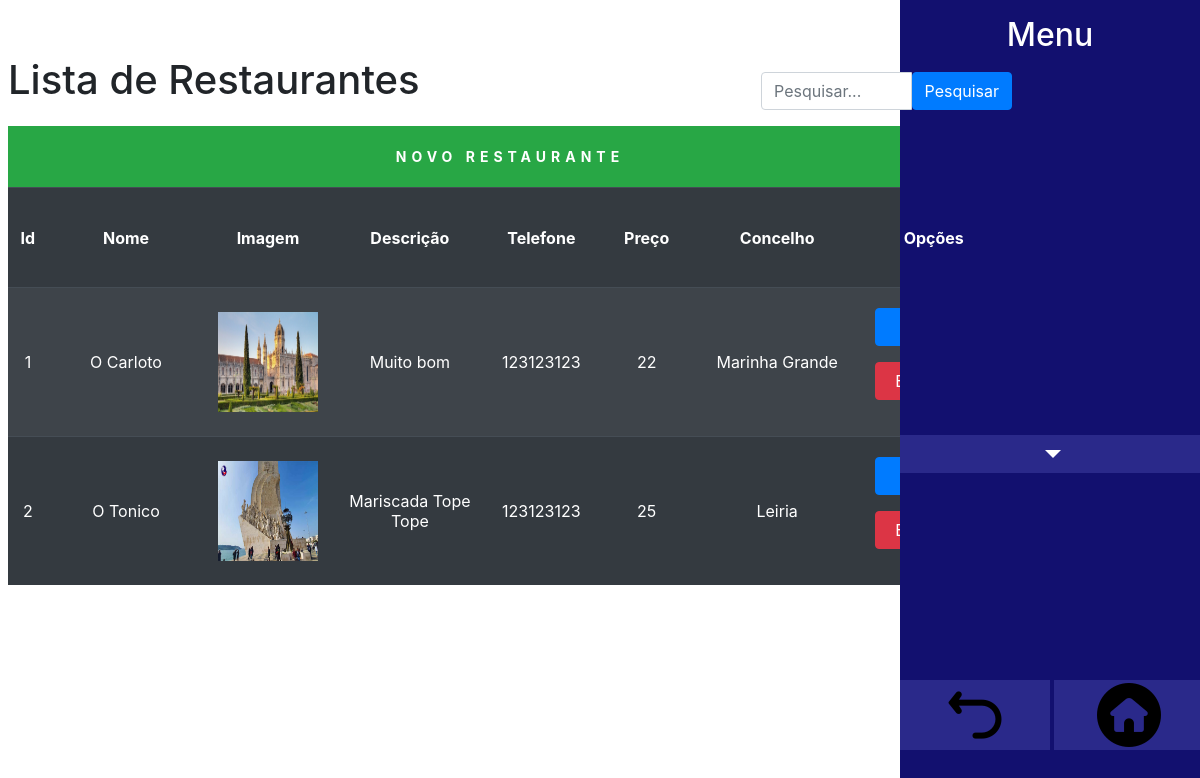
The page /admin/listaRestaurantes.php on the database its author committed.
### tables this page shows
CREATE TABLE `restaurantes` (
  `restauranteId` int NOT NULL AUTO_INCREMENT,
  `restauranteNome` varchar(255) NOT NULL,
  `restauranteImagemURL` varchar(255) NOT NULL,
  `restauranteDescricao` varchar(255) NOT NULL,
  `restauranteTelefone` int NOT NULL,
  `restaurantePreco` int DEFAULT NULL,
  `restauranteConcelhoId` int NOT NULL,
  PRIMARY KEY (`restauranteId`),
  KEY `restauranteConcelhoId` (`restauranteConcelhoId`),
  CONSTRAINT `restaurantes_ibfk_1` FOREIGN KEY (`restauranteConcelhoId`) REFERENCES `concelhos` (`concelhoId`)
);

CREATE TABLE `concelhos` (
  `concelhoId` int NOT NULL AUTO_INCREMENT,
  `concelhoNome` varchar(255) NOT NULL,
  `concelhoImagemURL` varchar(255) NOT NULL,
  `concelhoDescricao` varchar(255) NOT NULL,
  `concelhoDestinoId` int NOT NULL,
  PRIMARY KEY (`concelhoId`),
  KEY `concelhoDestinoId` (`concelhoDestinoId`),
  CONSTRAINT `concelhos_ibfk_1` FOREIGN KEY (`concelhoDestinoId`) REFERENCES `destinos` (`destinoId`)
);

### admin/listaRestaurantes.php (the view, shortened to what this page needs)
<?php
include_once("../php/backOffice.php");
global $con;
if (isset($_GET['q']) && !empty($_GET['escrevo'])) {
    $termoPesquisa = mysqli_real_escape_string($con, $_GET['escrevo']);
    $sql = "SELECT * FROM restaurantes INNER JOIN concelhos ON concelhoId=restauranteConcelhoId WHERE concelhoNome LIKE '%$termoPesquisa%'";
    $result = mysqli_query($con, $sql);
}else{
    $sql = "SELECT * FROM restaurantes INNER JOIN concelhos ON concelhoId=restauranteConcelhoId";
    $result = mysqli_query($con, $sql);
}
?>
<div class="p-2 mt-5" id="tabela">
    <h1>Lista de Restaurantes</h1>
    <form action="" method="GET" class="mb-3 w-25 float-right" id="pesquisa">
    <div class="input-group">
            <input type="text" class="form-control" name="escrevo" placeholder="Pesquisar..." value="<?php echo isset($_GET['escrevo']) ? $_GET['escrevo'] : ''; ?>">
            <button type="submit" class="btn btn-primary">Pesquisar</button>
        </div>
    </form>
    <table class="table table-dark table-striped">
        <tr>
            <td colspan="8" id="cabeca">
                <a href="novoRestaurante.php" class="btn-sm btn-success w-100" id="cabecaButton">NOVO RESTAURANTE</a>
            </td>
        </tr>
        <tr>
            <th class="text-center col-12 col-sm-1 align-middle"  style="width: 3%">
                Id
            </th>
            <th class="text-center col-12 col-sm-2 align-middle"  style="width: 15%">
                Nome
            </th>
            <th class="text-center col-12 col-sm-1 align-middle" style="height: 100px !important;">
                Imagem
            </th>
            <th class="text-center col-12 col-sm-2 align-middle" style="width: 15%">
                Descrição
            </th>
            <th class="text-center col-12 col-sm-2 align-middle" style="width: 10%">
                Telefone
            </th>
            <th class="text-center col-12 col-sm-2 align-middle" style="width: 10%">
                Preço
            </th>
            <th class="text-center col-12 col-sm-2 align-middle" style="width: 15%">
                Concelho
            </th>
            <th class="text-center col-12 col-sm-2 align-middle" style="width: 15%">
                Opções
            </th>
        </tr>
        <?php
        while ($dados = mysqli_fetch_array($result)) {
            ?>
            <tr>
                <td class="text-center align-middle">
                    <?php echo $dados['restauranteId']; ?>
                </td>
                <td class="text-center align-middle">
                    <?php echo $dados['restauranteNome']; ?>
                </td>
                <td class="text-center align-middle">
                    <img src="<?php echo $dados['restauranteImagemURL']; ?>" width="100" height="100">
                </td>
                <td class="text-center align-middle">
                    <?php echo $dados['restauranteDescricao']; ?>
                </td>
                <td class="text-center align-middle">
                    <?php echo $dados['restauranteTelefone']; ?>
                </td>
                <td class="text-center align-middle">
                    <?php echo $dados['restaurantePreco']; ?>
                </td>
                <td class="text-center align-middle">
                    <?php echo $dados['concelhoNome']; ?>
                </td>
                <td class="text-top">
                    <form method="post" enctype="multipart/form-data">
                        <div class="w-100" id="editar">
                            <button formaction="editarRestaurante.php" type="submit"
                                class="btn btn-primary w-75 m-2">Editar</button>
                        </div>
                        <div class="w-100" id="eliminar">
                            <button formaction="eliminarRestaurante.php" type="submit"
                                class="btn btn-danger w-75 m-2">Eliminar</button>
                        </div>
                    </form>
                </td>
            </tr>
            <?php
        }
        ?>
    </table>
</div>

### admin/css/indexBO.css (style rules this page uses)
#tabela { width: 85%; }
#cabecabutton { display:block; border-radius:none; text-align: center; letter-spacing: 5px; padding: 20px; font-weight: bold; border-radius: 0px; }
#cabeca { padding:0px !important; border:none; border-radius: 0px; }

### admin/css/navBar.css (style rules this page uses)
body { font-family: 'Times New Roman', Times, serif; background-color: rgb(163, 163, 163); }
a { color: white !important; text-decoration: none !important; }
:root { --roxo: #12106F; --claro: #2a298a; }
#cabeca { width: auto; margin-left: 5%; margin-right: 20%; }
#pesquisa { margin-top: -40px; }

### rows shown on the page
restaurantes: restauranteId "1", restauranteNome "O Carloto", restauranteImagemURL (picture), restauranteDescricao "Muito bom", restauranteTelefone "123123123", restaurantePreco "22", restauranteConcelhoId.concelhoNome "Marinha Grande"
restaurantes: restauranteId "2", restauranteNome "O Tonico", restauranteImagemURL (picture), restauranteDescricao "Mariscada Tope Tope", restauranteTelefone "123123123", restaurantePreco "25", restauranteConcelhoId.concelhoNome "Leiria"
